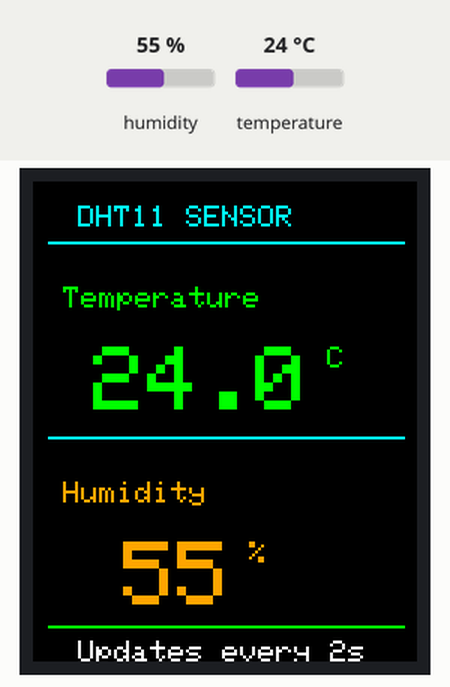
This sketch was run on a simulated ESP32. On the bench: 128×160 colour display. The inputs (shaded band) are chosen by the test bench; at power-on: humidity 55 %, temperature 24 °C. What the sketch prints to the serial monitor is not drawn.

Above: at 5.4 s.
5.5 s: humidity set to 22 %
At 6.9 s:
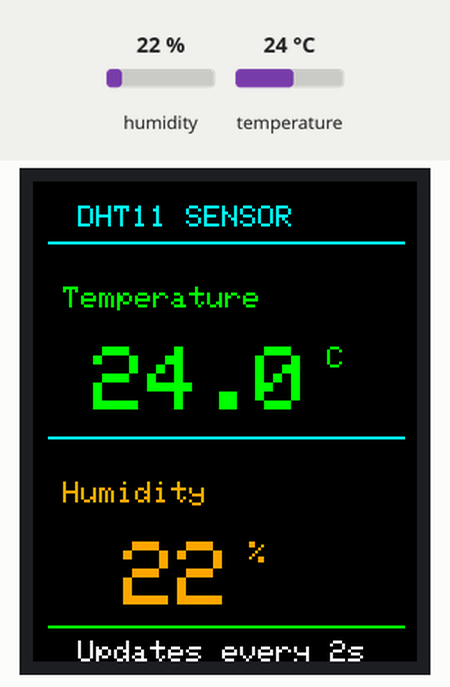
8.2 s: temperature set to 12 °C
At 9.0 s:
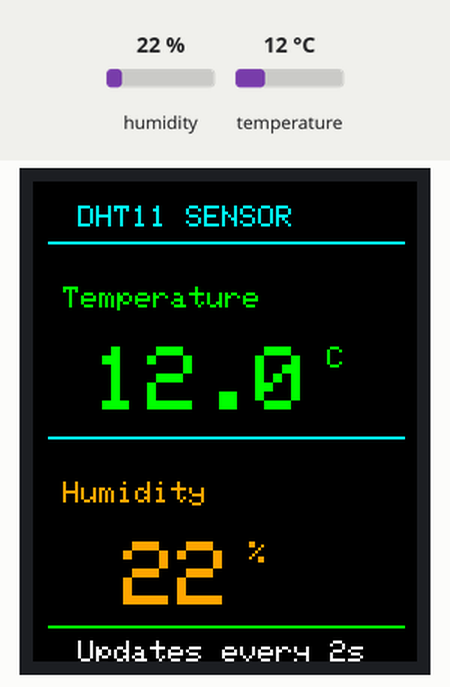
10.9 s: humidity set to 40 %
At 13.2 s:
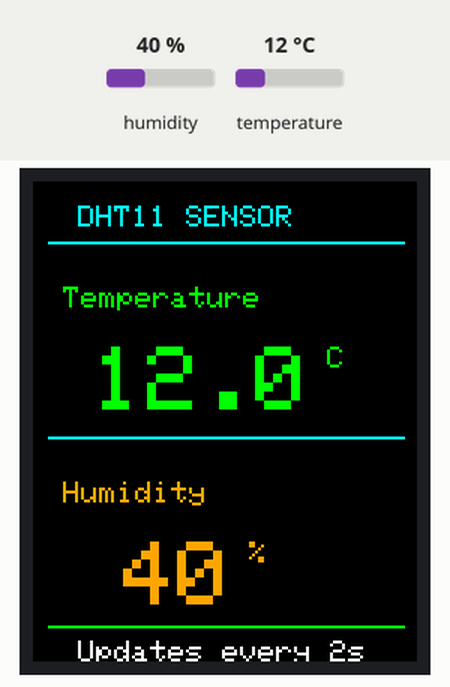
13.9 s: temperature set to 19 °C
At 15.4 s:
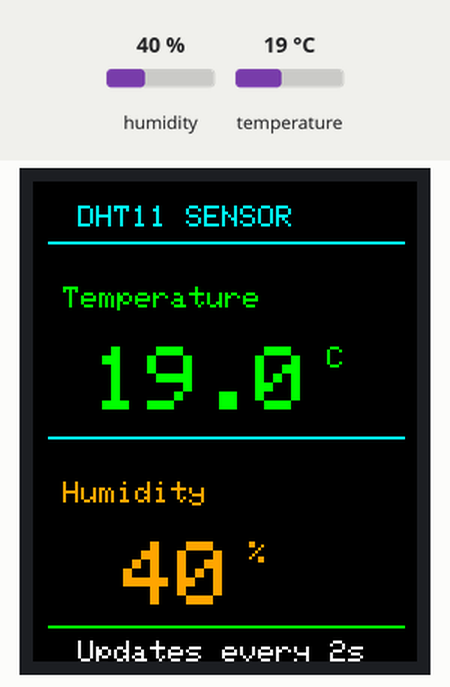
Timing chart, 0 to 16.9 s (numbered marks = the images above; inputs shaded):
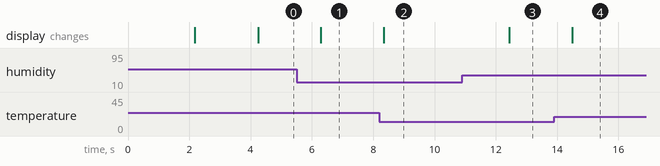

The sketch:

task3_DHT11Sensor.ino
```cpp
/*
 * ============================================================================
 * PROJECT: espFrameBuffer - Task 3: DHT11 Temperature & Humidity Sensor
 * ============================================================================
 * PURPOSE:
 *   Read temperature and humidity from DHT11 sensor and display on TFT LCD.
 *   Simple, minimal implementation with clean display formatting.
 *
 * HARDWARE:
 *   - ESP32 or ESP32-C3
 *   - 1.8" TFT LCD (128x160 pixels) with ST7735s controller
 *   - DHT11 sensor (temperature + humidity)
 *
 * REQUIRED LIBRARIES:
 *   - Adafruit_ST7735
 *   - Adafruit_GFX
 *   - Adafruit_DHT (Adafruit DHT Sensor Library)
 *   - SPI.h (Built-in)
 *
 * WIRING:
 *   DHT11 Pin 1 (VCC) → 3.3V
 *   DHT11 Pin 2 (DATA) → GPIO pin (see below)
 *   DHT11 Pin 3 (NC) → Not connected
 *   DHT11 Pin 4 (GND) → GND
 *
 * ============================================================================
 */

#include <Adafruit_ST7735.h>
#include <Adafruit_GFX.h>
#include <DHT.h>
#include <SPI.h>

// ============================================================================
// COLORS
// ============================================================================

#define COLOR_BLACK   0x0000
#define COLOR_WHITE   0xFFFF
#define COLOR_CYAN    0x07FF
#define COLOR_GREEN   0x07E0
#define COLOR_YELLOW  0xFFE0
#define COLOR_ORANGE  0xFD20

// ============================================================================
// DHT11 CONFIGURATION
// ============================================================================

#define DHTTYPE DHT11
#define DHT_PIN 14           // GPIO pin for DHT11 DATA

DHT dht(DHT_PIN, DHTTYPE);

// ============================================================================
// TFT PINS
// ============================================================================

#if defined(ESP32) && !defined(CONFIG_IDF_TARGET_ESP32C3)
  #define TFT_CS   5
  #define TFT_RST  4
  #define TFT_DC   2
  #define TFT_MOSI 23
  #define TFT_SCK  18
#elif defined(CONFIG_IDF_TARGET_ESP32C3) || defined(ESP32C3)
  #define TFT_CS   7
  #define TFT_RST  8
  #define TFT_DC   10
  #define TFT_MOSI 6
  #define TFT_SCK  4
#endif

// ============================================================================
// GLOBALS
// ============================================================================

Adafruit_ST7735 tft = Adafruit_ST7735(TFT_CS, TFT_DC, TFT_MOSI, TFT_SCK, TFT_RST);

float temperature = 0;
float humidity = 0;
unsigned long last_read = 0;

#define READ_INTERVAL 2000  // Read sensor every 2 seconds (DHT11 minimum)

// ============================================================================
// SETUP
// ============================================================================

void setup() {
  Serial.begin(115200);
  delay(2000);

  Serial.println("\n\nTask 3: DHT11 Sensor Display");

  // Initialize display
  tft.initR(INITR_BLACKTAB);
  tft.setRotation(0);
  tft.fillScreen(COLOR_BLACK);

  Serial.println("Display initialized");

  // Initialize DHT11
  dht.begin();
  Serial.println("DHT11 initialized on GPIO " + String(DHT_PIN));

  drawText("Initializing", 30, 60, COLOR_YELLOW, 1);
  drawText("DHT11 Sensor", 25, 75, COLOR_YELLOW, 1);

  delay(2000);

  // First reading
  readSensor();
  displayData();
}

// ============================================================================
// MAIN LOOP
// ============================================================================

void loop() {
  if (millis() - last_read >= READ_INTERVAL) {
    last_read = millis();
    readSensor();
    displayData();
  }

  delay(100);
}

// ============================================================================
// FUNCTIONS
// ============================================================================

void readSensor() {
  humidity = dht.readHumidity();
  temperature = dht.readTemperature();

  // Check if reading failed
  if (isnan(humidity) || isnan(temperature)) {
    Serial.println("✗ Failed to read from DHT11!");
    temperature = -1;
    humidity = -1;
  } else {
    Serial.print("Temperature: ");
    Serial.print(temperature);
    Serial.print("°C, Humidity: ");
    Serial.print(humidity);
    Serial.println("%");
  }
}

void displayData() {
  tft.fillScreen(COLOR_BLACK);

  // Header
  tft.setCursor(15, 8);
  tft.setTextColor(COLOR_CYAN);
  tft.setTextSize(1);
  tft.println("DHT11 SENSOR");

  // Separator
  tft.drawLine(5, 20, 123, 20, COLOR_CYAN);

  // Check if reading is valid
  if (temperature == -1 || humidity == -1) {
    tft.setCursor(15, 70);
    tft.setTextColor(COLOR_YELLOW);
    tft.setTextSize(1);
    tft.println("Sensor Error!");
    tft.setCursor(10, 95);
    tft.println("Check wiring");
    return;
  }

  // Temperature Section
  tft.setCursor(10, 35);
  tft.setTextColor(COLOR_GREEN);
  tft.setTextSize(1);
  tft.println("Temperature");

  tft.setCursor(20, 55);
  tft.setTextColor(COLOR_GREEN);
  tft.setTextSize(3);
  tft.print(temperature, 1);  // 1 decimal place
  tft.setTextSize(1);
  tft.println(" C");

  // Separator
  tft.drawLine(5, 85, 123, 85, COLOR_CYAN);

  // Humidity Section
  tft.setCursor(10, 100);
  tft.setTextColor(COLOR_ORANGE);
  tft.setTextSize(1);
  tft.println("Humidity");

  tft.setCursor(30, 120);
  tft.setTextColor(COLOR_ORANGE);
  tft.setTextSize(3);
  tft.print(humidity, 0);  // No decimal places
  tft.setTextSize(1);
  tft.println(" %");

  // Footer
  tft.drawLine(5, 148, 123, 148, COLOR_GREEN);
  tft.setCursor(15, 153);
  tft.setTextColor(COLOR_WHITE);
  tft.setTextSize(1);
  tft.println("Updates every 2s");
}

void drawText(const char* text, int x, int y, uint16_t color, uint8_t size) {
  tft.setCursor(x, y);
  tft.setTextColor(color);
  tft.setTextSize(size);
  tft.println(text);
}

// ============================================================================
// END
// ============================================================================
```

Measured:
- after the input at 5.5 s, the display: changes after 0.79 s (image 1)
- after the input at 8.2 s, the display: changes after 0.14 s (image 2)
- after the input at 10.9 s, the display: changes after 1.5 s (image 3)
- after the input at 13.9 s, the display: changes after 0.59 s (image 4)
